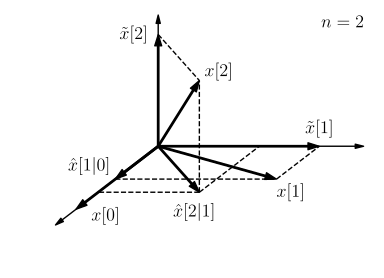

Source code (Python):
import matplotlib.pyplot as plt

from matplotlib import rc
from matplotlib import rcParams

__author__ = 'ernesto'

# if use latex or mathtext
rc('text', usetex=True)
rcParams['text.latex.preamble']=[r"\usepackage{amsmath}"]

# colors
lgray = "#dddddd"  # ligth gray

# range of x and y axis
xmin_ax = -1
xmax_ax = 2
ymin_ax = -0.75
ymax_ax = 1

# font size
fontsize = 13
# arrows head length and head width
hl = 8
hw = 5
hl_ax = 6
hw_ax = 3

fig = plt.figure(0, figsize=(4, 3), frameon=False)
ax = plt.subplot2grid((1, 8), (0, 0), rowspan=1, colspan=8)

plt.xlim(xmin_ax, xmax_ax)
plt.ylim(ymin_ax, ymax_ax)

# x axis
plt.annotate("", xytext=(0, 0), xycoords='data', xy=(xmax_ax, 0), textcoords='data',
             arrowprops=dict(width=0.01, headwidth=hw_ax, headlength=hl_ax, facecolor='black', shrink=0.002))
# z axis
plt.annotate("", xytext=(0, 0), xycoords='data', xy=(0, ymax_ax), textcoords='data',
             arrowprops=dict(width=0.01, headwidth=hw_ax, headlength=hl_ax, facecolor='black', shrink=0.002))
# y axis
y_e = -0.6
plt.annotate("", xytext=(0, 0), xycoords='data', xy=(xmin_ax, y_e), textcoords='data',
             arrowprops=dict(width=0.01, headwidth=hw_ax, headlength=hl_ax, facecolor='black', shrink=0.002))

# pendiente del eje y
m = (0 - y_e) / (0 - xmin_ax)

# x[0] vector
x0_x = -0.8
x0_y = m * x0_x
plt.annotate("", xytext=(0, 0), xycoords='data', xy=(x0_x, x0_y), textcoords='data',
             arrowprops=dict(width=1, headwidth=hw, headlength=hl, facecolor='black', shrink=0.002))

# x[1] vector
x1_x = 1.15
x1_y = -0.25
plt.annotate("", xytext=(0, 0), xycoords='data', xy=(x1_x, x1_y), textcoords='data',
             arrowprops=dict(width=1, headwidth=hw, headlength=hl, facecolor='black', shrink=0.002))

# proyeccion de x[1]
y2 = 0
x2 = (y2 - (x1_y - m * x1_x)) / m

plt.annotate("", xytext=(0, 0), xycoords='data', xy=(x1_x-x2, x1_y-y2), textcoords='data',
             arrowprops=dict(width=1, headwidth=hw, headlength=hl, facecolor='black', shrink=0.002))
plt.annotate("", xytext=(0, 0), xycoords='data', xy=(x2, y2), textcoords='data',
             arrowprops=dict(width=1, headwidth=hw, headlength=hl, facecolor='black', shrink=0.002))
plt.plot([x1_x, x2], [x1_y, y2], 'k--', lw=1)
plt.plot([x1_x-x2, x1_x], [x1_y, x1_y], 'k--', lw=1)

# x2 vector
A_x = 0.4
A_y = 0.5
plt.annotate("", xytext=(0, 0), xycoords='data', xy=(A_x, A_y), textcoords='data',
             arrowprops=dict(width=1, headwidth=hw, headlength=hl, facecolor='black', shrink=0.002))
# proyeccion de x2
hA_x = A_x
hA_y = -0.35
plt.annotate("", xytext=(0, 0), xycoords='data', xy=(hA_x, hA_y), textcoords='data',
             arrowprops=dict(width=1, headwidth=hw, headlength=hl, facecolor='black', shrink=0.002))
plt.annotate("", xytext=(0, 0), xycoords='data', xy=(0, A_y - hA_y), textcoords='data',
             arrowprops=dict(width=1, headwidth=hw, headlength=hl, facecolor='black', shrink=0.002))


plt.plot([A_x, A_x], [hA_y, A_y], 'k--', lw=1)
plt.plot([0, A_x], [A_y - hA_y, A_y], 'k--', lw=1)

# proyecciones de x2
x0 = hA_x
y0 = hA_y
y1 = 0
x1 = x0 - y0 / m
plt.plot([x0, x1], [y0, y1], 'k--', lw=1)
plt.plot([x0, x0-x1], [y0, y0], 'k--', lw=1)


# labels
plt.text(x0_x + 0.15, x0_y - 0.05, r'$x[0]$', fontsize=fontsize, ha='left', va='center')

plt.text(x1_x, x1_y-0.1, r'$x[1]$', fontsize=fontsize, ha='left', va='center')
plt.text(x1_x-x2-0.05, x1_y+0.1, r'$\hat{x}[1|0]$', fontsize=fontsize, ha='right', va='center')

plt.text(x2, y2+0.1, r'$\tilde{x}[1]$', fontsize=fontsize, ha='center', va='baseline')

plt.text(A_x + 0.05, A_y, r'$x[2]$', fontsize=fontsize, ha='left', va='bottom')

plt.text(hA_x - 0.05, hA_y - 0.15, r'$\hat{x}[2|1]$', fontsize=fontsize, ha='center', va='center')
plt.text(-0.1, A_y - hA_y, r'$\tilde{x}[2]$', fontsize=fontsize, ha='right', va='center')

plt.text(xmax_ax, ymax_ax, r'$n=2$', fontsize=fontsize, ha='right', va='top')



plt.axis('off')

# save as pdf image
plt.savefig('kalman_filter_orthogonality_innovation.pdf', bbox_inches='tight')

plt.show()
